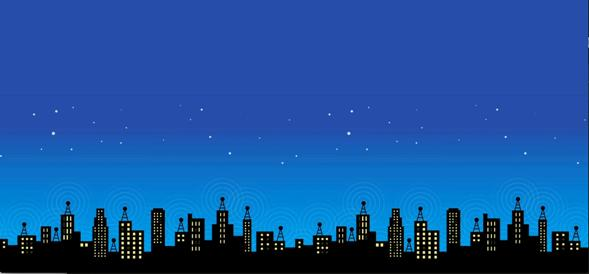
#> input picture Intermideate/im.jpg, 589 x 274 px
$ python 1st.py
#> lines starting #> are read from the running program, lines starting #| are printed output that depends on the picture
import cv2
import numpy as np

pic = cv2.imread('im.jpg')
#> pic is the input picture: shape (274, 589, 3); mean B, G, R 155.9, 81.6, 25.7
rows = pic.shape[1]
#> rows = 589
cols = pic.shape[0]
#> cols = 274
center = (cols/2, rows/2)
#> center = (137, 294.5)
angle = 90
M = cv2.getRotationMatrix2D(center, angle, 1)
rotate = cv2.warpAffine(pic, M, (cols, rows))
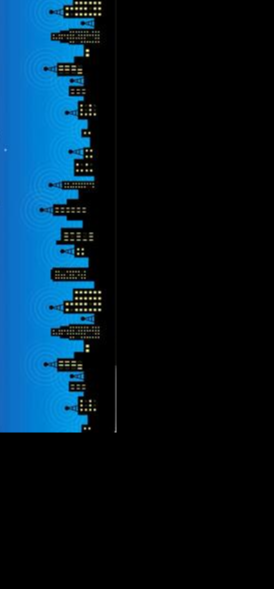
#> rotate: shape (589, 274, 3); mean B, G, R 42.3, 26.6, 3.7
cv2.imshow('rotated', rotate)
cv2.waitKey(0)
cv2.destroyAllWindows()

$ run again, with Intermideate/Elon.jpg copied over Intermideate/im.jpg
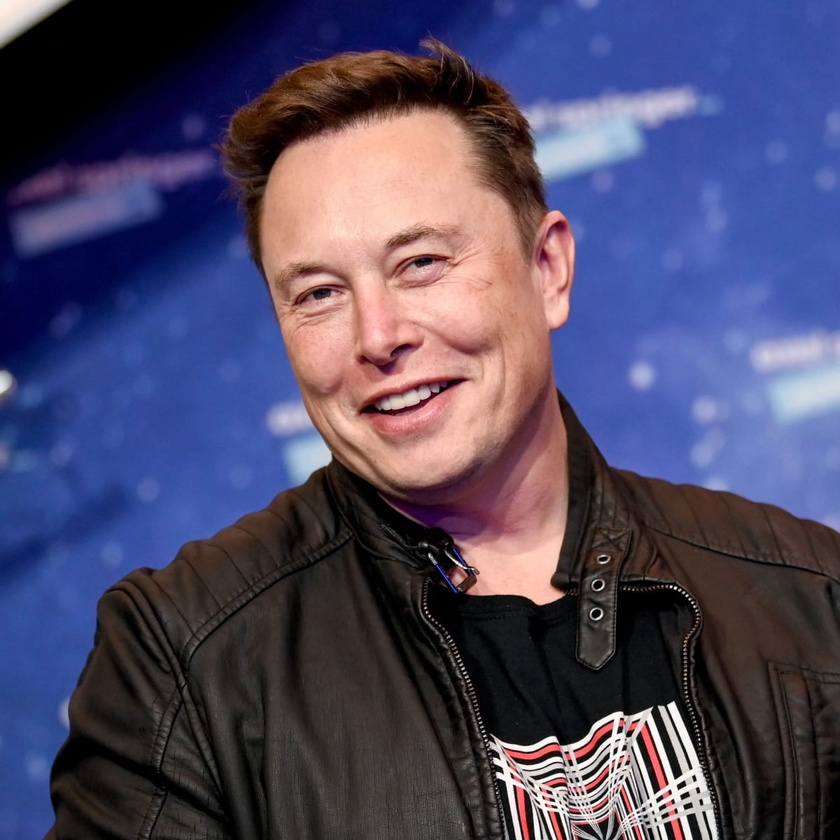
#> input picture Intermideate/Elon.jpg, 840 x 840 px, shrunk from 1200 x 1200 before the run
#> pic is the input picture: shape (840, 840, 3); mean B, G, R 100.7, 72.9, 77.8
#> `rotate = cv2.warpAffine(pic, M, (cols, rows))`:
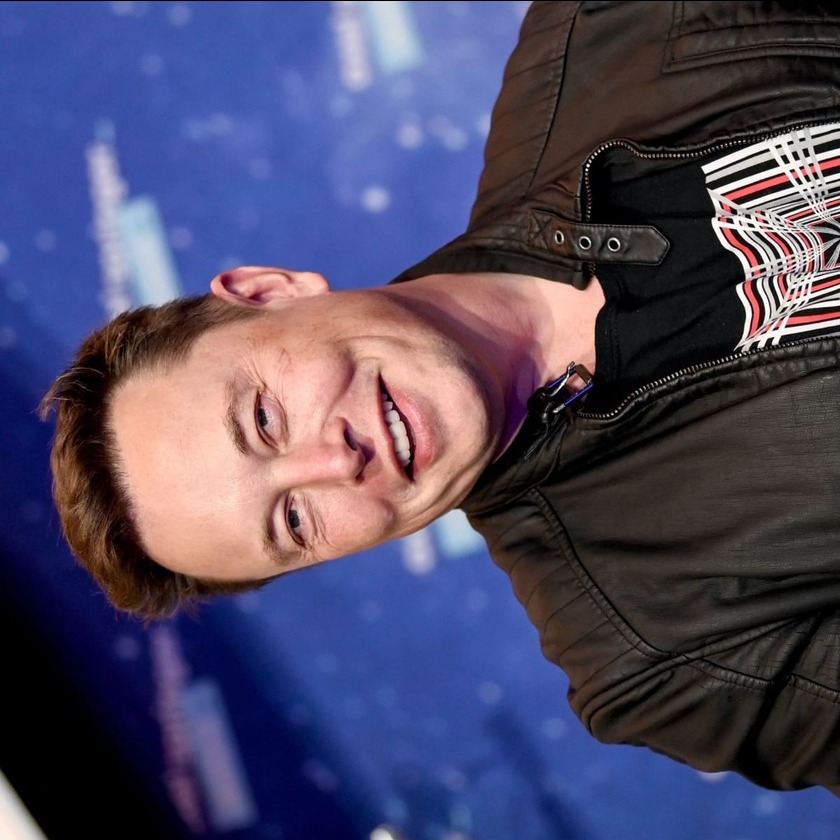
#> rotate: shape (840, 840, 3); mean B, G, R 100.6, 72.8, 77.7
